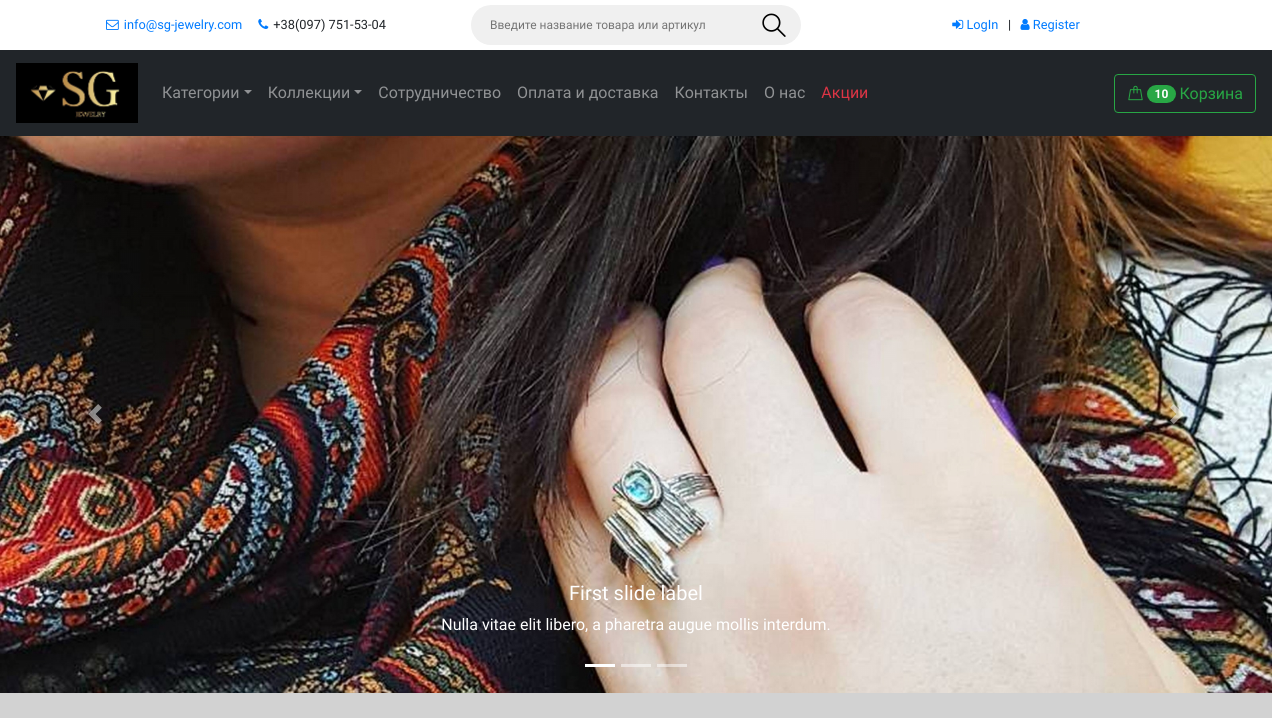
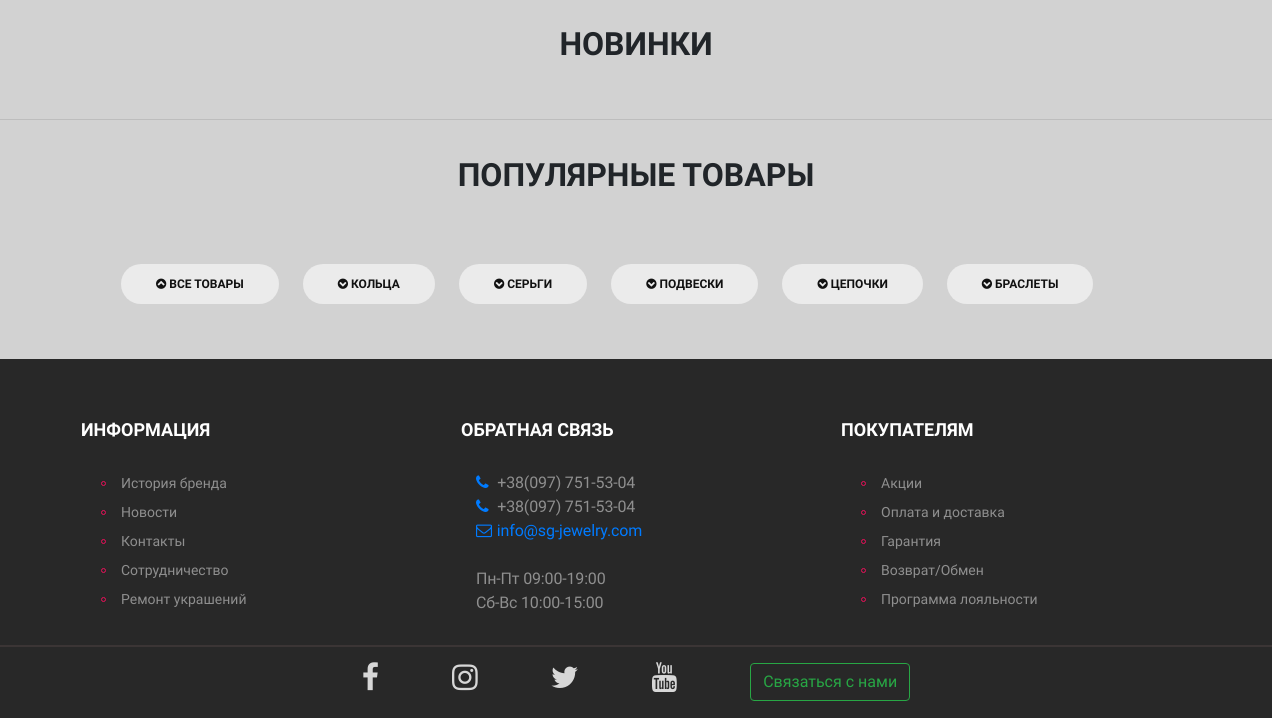
The app's page /, older data (2 pictures, top to bottom).
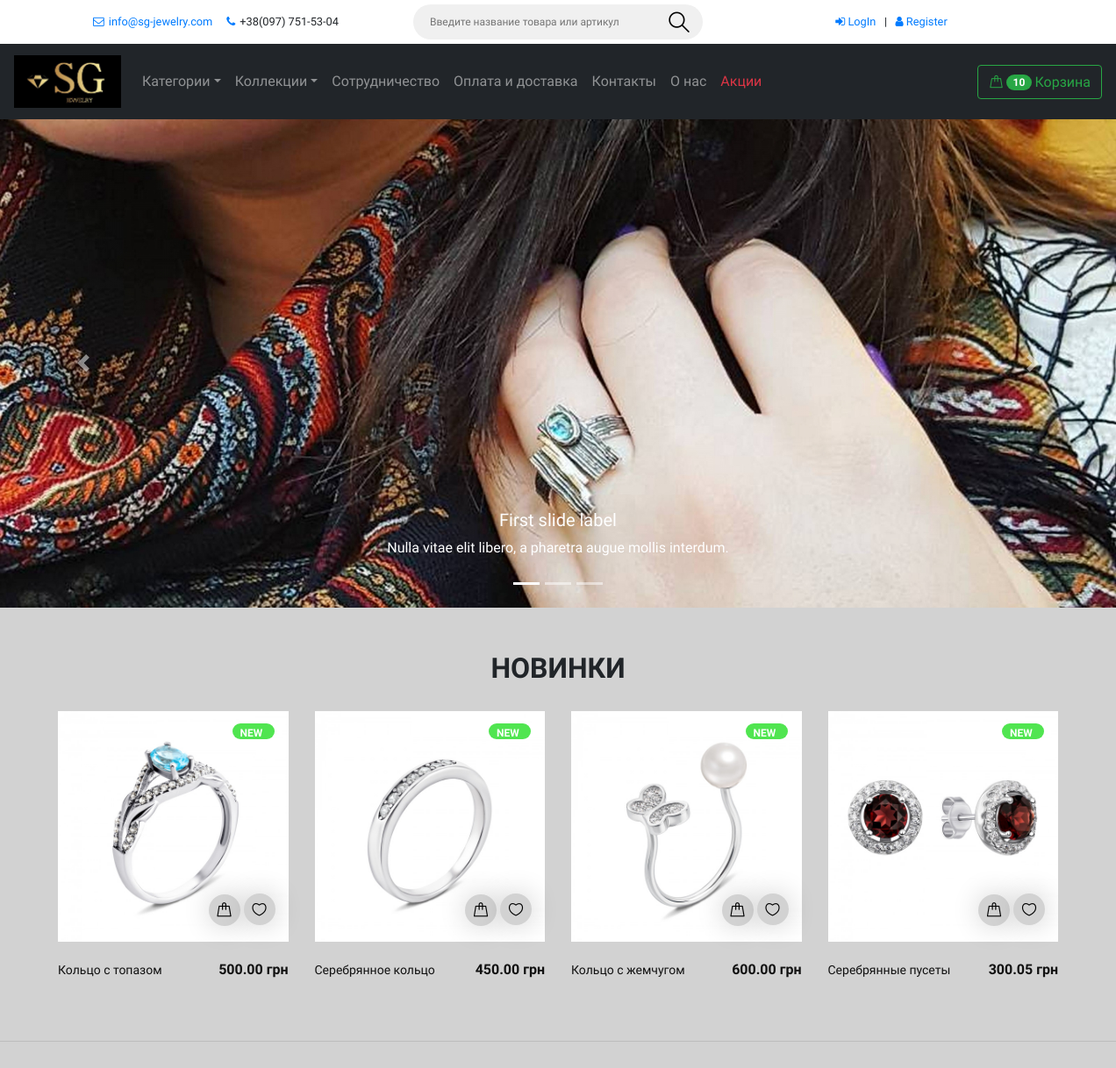
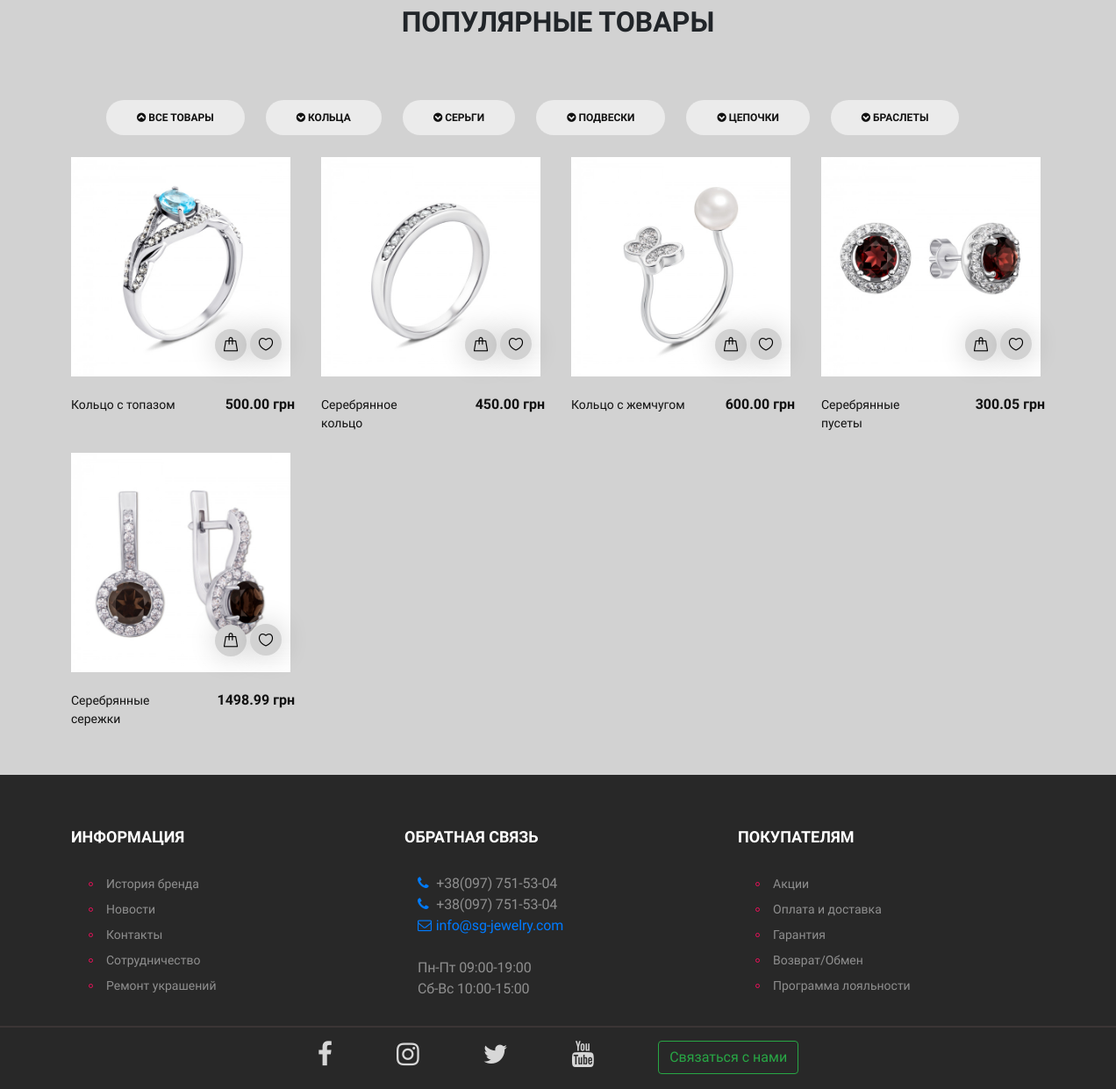
The same page, newer data (2 pictures, top to bottom).
### store/models.py (models this page shows, shortened)
class ProductImage(models.Model):
    product = models.ForeignKey(Product, on_delete=models.CASCADE, null=True)
    image = models.ImageField(upload_to='product_img', blank=True, null=True, default=None)
    created = models.DateTimeField(auto_now_add=True, auto_now=False)
    updated = models.DateTimeField(auto_now_add=False, auto_now=True)
    is_active = models.BooleanField(default=True)
    is_main_img = models.BooleanField(default=False)

class Product(models.Model):
    GENDER_UNISEX = 0
    GENDER_WOMAN = 1
    GENDER_MAN = 2
    GENDER_CHOICES = (
        (GENDER_UNISEX, 'унисекс'),
        (GENDER_WOMAN, 'женщине'),
        (GENDER_MAN, 'мужчине'),
    )
    name = models.CharField(max_length=30)
    vendor_code = models.CharField(max_length=16)
    gender_for = models.PositiveSmallIntegerField(choices=GENDER_CHOICES, default=GENDER_WOMAN)
    type = models.CharField(max_length=25, null=True, blank=True)
    description = models.TextField(null=True, blank=True)
    metal = models.CharField(max_length=30, null=True, blank=True)
    insertion = models.BooleanField(default=False)
    insert_type = models.CharField(max_length=255, null=True, blank=True)
    rating = models.DecimalField(default=0, max_digits=2, decimal_places=0)
    price = models.DecimalField(default=0, max_digits=7, decimal_places=2)
    created = models.DateTimeField(auto_now_add=True, auto_now=False)
    updated = models.DateTimeField(auto_now_add=False, auto_now=True)
    collection = models.ForeignKey('store.Collection', on_delete=models.SET_NULL, null=True)
    category = models.ForeignKey('store.Category', on_delete=models.CASCADE)
    is_active = models.BooleanField(default=True)
    sale_percent = models.ForeignKey('store.Sale', on_delete=models.SET_NULL, null=True)
    user_wishlist = models.ManyToManyField('core.MyUser', blank=True)
    class Meta:
        verbose_name = "Товар"
        verbose_name_plural = "Товары"
        ordering = ['name']

### core/views.py (the view)
# urls.py: path('', IndexView.as_view(), name='index_class'),
class IndexView(TemplateView):
    template_name = 'core/index.html'
    def get_context_data(self, **kwargs):
        context = super().get_context_data(**kwargs)
        products_images = ProductImage.objects.filter(is_active=True, is_main_img=True).select_related('product')\
            .select_related('product__sale_percent')
        products_images_rings = products_images.filter(product__category__name='Кольца')
        products_images_earrings = products_images.filter(product__category__name__in=['Серьги', 'Пусеты'])
        new_products = products_images.order_by('-created')[:3]
        context.update({
            'products_images': products_images,
            'products_images_rings': products_images_rings,
            'products_images_earrings': products_images_earrings,
            'new_products': new_products
        })
        return context

### core/templates/core/index.html (shortened to what this page needs)
{% extends 'base.html' %}
{% load static %}
{% block content %}
<div class="section-top">
  <div class="bd-example">
    <div id="carouselExampleCaptions" class="carousel slide" data-ride="carousel">
      <ol class="carousel-indicators">
        <li data-target="#carouselExampleCaptions" data-slide-to="0" class="active"></li>
        <li data-target="#carouselExampleCaptions" data-slide-to="1"></li>
        <li data-target="#carouselExampleCaptions" data-slide-to="2"></li>
      </ol>
      <div class="carousel-inner">
        <div class="carousel-item active">
          <img src="../static/img/slider-1.jpg" class="d-block w-100" alt="...">
          <div class="carousel-caption d-none d-md-block">
            <h5>First slide label</h5>
            <p>Nulla vitae elit libero, a pharetra augue mollis interdum.</p>
          </div>
        </div>
      </div>
      <a class="carousel-control-prev" href="#carouselExampleCaptions" role="button" data-slide="prev">
        <span class="carousel-control-prev-icon" aria-hidden="true"></span>
      </a>
      <a class="carousel-control-next" href="#carouselExampleCaptions" role="button" data-slide="next">
        <span class="carousel-control-next-icon" aria-hidden="true"></span>
      </a>
    </div>
  </div>
</div>
<section class="section-lastprod">
  <div class="container">
    <div class="section-title">
      <h2>НОВИНКИ</h2>
    </div>
    <div class="row">
      <div class="product-slider owl-carousel">
        {% for product in products_images %}
        <div class="product-item">
          <div class="pi-pic">
            <a href="product/{{ product.product.id }}">
              <img src="{{ product.image.url }}">
            </a>
            <div class="pi-links">
              <a href="#" class="add-card"><i class="flaticon-bag"></i><span>В корзину</span></a>
              <a href="#" class="wishlist-btn"><i class="flaticon-heart"></i></a>
            </div>
            {% if product.product.sale_percent.sale_percent %}
            <div class="tag-sale">
              <span>-{{ product.product.sale_percent.sale_percent }}%</span>
            </div>
            {% else %}
            <div class="tag-new">
              <span>new</span>
            </div>
            {% endif %}
          </div>
          <div class="pi-text">
            <h6>{{ product.product.price }} грн</h6>
            <p>{{ product.product.name }}</p>
          </div>
        </div>
        {% endfor %}
      </div>
    </div>
  </div>
</section>
<section class="product-filter-section">
  <hr>
  <div class="container">
    <div class="section-title">
      <h2>ПОПУЛЯРНЫЕ ТОВАРЫ</h2>
    </div>
      <ul class="product-filter-menu">
        <li><a id="all_products" class="btn btn-link" data-toggle="collapse" href="#all-products-Collapse" role="button" aria-expanded="true" aria-controls="all-products-Collapse"><i class="fa" aria-hidden="true"></i> ВСЕ ТОВАРЫ</a></li>
        <li><a id="rings_products" class="btn btn-link collapsed" data-toggle="collapse" href="#rings-products-Collapse" role="button" aria-expanded="false" aria-controls="rings-products-Collapse"><i class="fa" aria-hidden="true"></i> КОЛЬЦА</a></li>
        <li><a id="earrings_products" class="btn btn-link collapsed" data-toggle="collapse" href="#earrings-products-Collapse" role="button" aria-expanded="false" aria-controls="earrings-products-Collapse"><i class="fa" aria-hidden="true"></i> СЕРЬГИ</a></li>
        <li><a id="pendants_products" class="btn btn-link collapsed" data-toggle="collapse" href="#pendants-products-Collapse" role="button" aria-expanded="false" aria-controls="pendants-products-Collapse"><i class="fa" aria-hidden="true"></i> ПОДВЕСКИ</a></li>
        <li><a id="chains_products" class="btn btn-link collapsed" data-toggle="collapse" href="#chains-products-Collapse" role="button" aria-expanded="false" aria-controls="chains-products-Collapse"><i class="fa" aria-hidden="true"></i> ЦЕПОЧКИ</a></li>
        <li><a id="bracelets_products" class="btn btn-link collapsed" data-toggle="collapse" href="#bracelets-products-Collapse" role="button" aria-expanded="false" aria-controls="bracelets-products-Collapse"><i class="fa" aria-hidden="true"></i> БРАСЛЕТЫ</a></li>
      </ul>
     <div id="filter-accordion" class="accordion">
      <div class="row collapse show" data-parrent="#filter-accordion" aria-labelledby="all_products" id="all-products-Collapse">
        {% for product in products_images %}
          {% include 'core/product_filter.html' %}
        {% endfor %}
      </div>
    </div>
  </div>
</section>
{% endblock content %}

### core/templates/base.html (shortened to what this page needs)
{% load static %}
<!doctype html>
<html lang="en">
  <head>
    <link rel="stylesheet" href="https://stackpath.bootstrapcdn.com/bootstrap/4.3.1/css/bootstrap.min.css">
    <link rel="stylesheet" href="{% static 'css/style.css' %}">
    <link rel="stylesheet" href="{% static 'css/font-awesome.min.css' %}"/>
    <link rel="stylesheet" href="{% static 'css/flaticon.css' %}"/>
    <link rel="stylesheet" href="{% static 'css/owl.carousel.min.css' %}"/>
  </head>
  <body>
    <div class="header-top">
      <div class="container">
        <div class="row">
          <div class="col-lg-4">
            <div class="header-contact text-center">
              <p><a href="mailto:info@sg-jewelry.com"> <i class="fa fa-envelope-o text-primary"></i>info@sg-jewelry.com</a>
                &nbsp; &nbsp; <i class="fa fa-phone text-primary"></i>+38(097) 751-53-04</p>
            </div>
          </div>
          <div class="col-lg-4">
            <form class="header-search">
              <input type="search" placeholder="Введите название товара или артикул" class="header-search-text">
              <button type="submit"><i class="flaticon-search"></i></button>
            </form>
          </div>
          <div class="col-lg-4 user-panel">
            <div class="profile text-center">
              {% if request.user.is_authenticated %}
                <a href="#" class="login"> <i class="fa fa-user"></i> <span class="d-none d-md-inline">Личный кабинет ({{ request.user }})</span></a> &nbsp; | &nbsp;
                <a href="{% url 'core:logout' %}" class="logout"><i class="fa fa-sign-out"></i> <span class="d-none d-md-inline">LogOut</span></a>
              {% else %}
                <a href="/login/" class="login"><i class="fa fa-sign-in"></i> <span class="d-none d-md-inline">LogIn</span></a> &nbsp; | &nbsp;
                <a href="/registration/" class="registration"> <i class="fa fa-user"></i> <span class="d-none d-md-inline">Register</span></a>
              {% endif %}
            </div>
          </div>
        </div>
      </div>
    </div>
  <header class="header-section">
    <nav class="navbar navbar-expand-lg navbar-dark my-navbar">
      <a class="navbar-brand" href="/"><img src="{% static 'img/logo-img.jpg' %}" class="site-logo"></a>
      <div class="collapse navbar-collapse" id="navbarSupportedContent">
        <ul class="navbar-nav mr-auto">
          <li class="nav-item dropdown">
            <a href="#" class="nav-link dropdown-toggle" data-toggle="dropdown">Категории</a>
          </li>
          <li class="nav-item dropdown">
            <a href="#" class="nav-link dropdown-toggle" data-toggle="dropdown">Коллекции</a>
          </li>
          <li class="nav-item">
            <a class="nav-link" href="#">Сотрудничество</a>
          </li>
          <li class="nav-item">
            <a class="nav-link" href="#">Оплата и доставка</a>
          </li>
          <li class="nav-item">
            <a class="nav-link" href="#">Контакты</a>
          </li>
          <li class="nav-item">
            <a class="nav-link" href="#">О нас</a>
          </li>
          <li class="nav-item">
            <a class="nav-link text-danger sale-text" href="#">Акции</a>
          </li>
        </ul>
      </div>
      <div class="cart-container">
        <button type="button" class="btn btn-outline-success ml-auto"><i class="flaticon-bag"> </i><span class="badge badge-pill badge-success">10</span> Корзина</button>
      </div>
    </nav>
  </header>
    <div class="wrapper">
        {% block content %}
        {% endblock content %}
    </div>
  <section class="footer-section">
    <div class="container">
      <div class="row">
        <div class="col-md-4">
          <div class="footer-widget about-widget">
            <h2>ИНФОРМАЦИЯ</h2>
            <ul>
              <li><a href="">История бренда</a></li>
              <li><a href="">Новости</a></li>
              <li><a href="">Контакты</a></li>
              <li><a href="">Сотрудничество</a></li>
              <li><a href="">Ремонт украшений</a></li>
            </ul>
          </div>
        </div>
        <div class="col-md-4">
          <div class="footer-widget about-widget">
            <h2>ОБРАТНАЯ СВЯЗЬ</h2>
            <div>
              <p> <i class="fa fa-phone text-primary"></i> +38(097) 751-53-04 <br><i class="fa fa-phone text-primary"></i> +38(097) 751-53-04
                <br> <a href="mailto:info@sg-jewelry.com"> <i class="fa fa-envelope-o text-primary"></i>info@sg-jewelry.com</a>
                <br><br>Пн-Пт 09:00-19:00 <br> Сб-Вс 10:00-15:00</p>
            </div>
          </div>
        </div>
        <div class="col-md-4">
          <div class="footer-widget about-widget">
            <h2>ПОКУПАТЕЛЯМ</h2>
            <ul>
              <li><a href="" class="sale-text">Акции</a></li>
              <li><a href="">Оплата и доставка</a></li>
              <li><a href="">Гарантия</a></li>
              <li><a href="">Возврат/Обмен</a></li>
              <li><a href="">Программа лояльности</a></li>
            </ul>
          </div>
        </div>
      </div>
    </div>
    <div class="social-links-warp">
      <div class="container">
        <div class="social-links text-center">
          <a href="" class="facebook"><i class="fa fa-facebook"></i></a>
          <a href="" class="instagram"><i class="fa fa-instagram"></i></a>
          <a href="" class="twitter"><i class="fa fa-twitter"></i></a>
          <a href="" class="youtube"><i class="fa fa-youtube"></i></a>
          <a href="/contact-us/" class="btn btn-outline-success btn-footer" role="button" aria-pressed="true">Связаться с нами</a>
        </div>
      </div>
    </div>
  </section>
  </body>
</html>

### core/templates/core/product_filter.html (shortened to what this page needs)
{% load static %}
      <div class="col-lg-3 col-sm-6">
        <div class="product-item">
          <div class="pi-pic">
            <a href="product/{{ product.product.id }}">
              <img src="{{ product.image.url }}" class="product-item-image">
            </a>
            <div class="pi-links">
              <a href="#" class="add-card"><i class="flaticon-bag"></i><span>В корзину</span></a>
              <a href="#" class="wishlist-btn"><i class="flaticon-heart"></i></a>
            </div>
          </div>
          <div class="pi-text">
            <h6>{{ product.product.price }} грн</h6>
            <p>{{ product.product.name }}</p>
          </div>
        </div>
      </div>

Row changes from the older to the newer data that the page shows:
added ProductImage: image (picture), shows "NEW", product.price "500.00", product.name "Кольцо с топазом"
added ProductImage: image (picture), shows "NEW", product.price "450.00", product.name "Серебрянное кольцо"
added ProductImage: image (picture), shows "NEW", product.price "600.00", product.name "Кольцо с жемчугом"
added ProductImage: image (picture), shows "NEW", product.price "300.05", product.name "Серебрянные пусеты"
added ProductImage: image (picture), product.price "1498.99", product.name "Серебрянные сережки", shown under "ПОПУЛЯРНЫЕ ТОВАРЫ"
